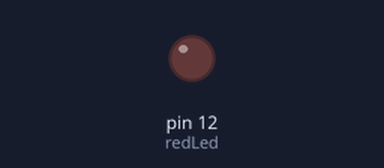
The sketch below on a simulated Arduino Uno, built with avr-gcc and run on an emulated ATmega328P. On the bench: output pins drawn as LEDs (lit = HIGH).

Above: at 1.0 s.
At 19.0 s:
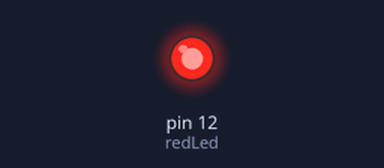
Timing chart, 0 to 20.8 s (numbered marks = the images above):
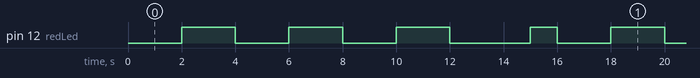

Measured:
- by itself, pin 12 (redLed): repeats every 16.0 s: 2 × (LOW 2.0 s, HIGH 2.0 s), LOW 3.0 s, HIGH 1.0 s, LOW 2.0 s, HIGH 2.0 s
- by itself, everything shown: repeats every 16.0 s, in 8 steps

The sketch:

p5.ino
```cpp
// C++ code
//red led
//Binary Counter

int blueLed=13;
int redLed=12;
int greenLed=11;
int yellowLed=10;
int time =1000;
void setup()
{
  pinMode(redLed, OUTPUT);
}
//morse code for sos(save our ship)
void loop()
{// 0
  digitalWrite(yellowLed, LOW);
  digitalWrite(greenLed, LOW);
  digitalWrite(redLed, LOW);
  digitalWrite(blueLed, LOW);
  delay(time);

  // 1
  digitalWrite(yellowLed, LOW);
  digitalWrite(greenLed, LOW);
  digitalWrite(redLed, LOW);
  digitalWrite(blueLed, HIGH);
  delay(time);

  // 1
  digitalWrite(yellowLed,LOW);
  digitalWrite(greenLed, LOW);
  digitalWrite(redLed, HIGH);
  digitalWrite(blueLed, LOW);
  delay(time);

  // 3
  digitalWrite(yellowLed, LOW);
  digitalWrite(greenLed, LOW);
  digitalWrite(redLed, HIGH);
  digitalWrite(blueLed, HIGH);
  delay(time);

  // 4
  digitalWrite(yellowLed, LOW);
  digitalWrite(greenLed, HIGH);
  digitalWrite(redLed, LOW);
  digitalWrite(blueLed,LOW);
  delay(time);

  // 5
  digitalWrite(yellowLed,LOW);
  digitalWrite(greenLed, HIGH);
  digitalWrite(redLed, LOW);
  digitalWrite(blueLed, HIGH);
  delay(time);

  // 6
  digitalWrite(yellowLed,LOW);
  digitalWrite(greenLed, HIGH);
  digitalWrite(redLed, HIGH);
  digitalWrite(blueLed,LOW);
  delay(time);

  // 7
  digitalWrite(yellowLed, LOW);
  digitalWrite(greenLed, HIGH);
  digitalWrite(redLed, HIGH);
  digitalWrite(blueLed, HIGH);
  delay(time);

  // 8
  digitalWrite(yellowLed, HIGH);
  digitalWrite(greenLed, LOW);
  digitalWrite(redLed, LOW);
  digitalWrite(blueLed, LOW);
  delay(time);

  // 9
  digitalWrite(yellowLed, HIGH);
  digitalWrite(greenLed, LOW);
  digitalWrite(redLed, LOW);
  digitalWrite(blueLed, HIGH);
  delay(time);

  // 10
  digitalWrite(yellowLed, HIGH);
  digitalWrite(greenLed, LOW);
  digitalWrite(redLed, HIGH);
  digitalWrite(blueLed, LOW);
  delay(time);

  // 11
  digitalWrite(yellowLed, HIGH);
  digitalWrite(greenLed, LOW);
  digitalWrite(redLed, HIGH);
  digitalWrite(blueLed, HIGH);
  delay(time);

  // 12
  digitalWrite(yellowLed, HIGH);
  digitalWrite(greenLed, LOW);
  digitalWrite(redLed, LOW);
  digitalWrite(blueLed, LOW);
  delay(time);

  // 13
  digitalWrite(yellowLed, HIGH);
  digitalWrite(greenLed, HIGH);
  digitalWrite(redLed, LOW);
  digitalWrite(blueLed, LOW);
  delay(time);

  // 14
  digitalWrite(yellowLed, HIGH);
  digitalWrite(greenLed, HIGH);
  digitalWrite(redLed, LOW);
  digitalWrite(blueLed, HIGH);
  delay(time);

  // 15
  digitalWrite(yellowLed, HIGH);
  digitalWrite(greenLed, HIGH);
  digitalWrite(redLed, HIGH);
  digitalWrite(blueLed, HIGH);
  delay(time);

}
```
